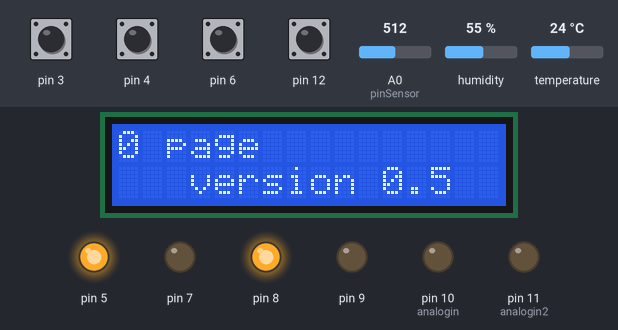
Recording of a sketch running on a simulated Arduino Uno, built with avr-gcc and run on an emulated ATmega328P. Shown: 16×2 character LCD, output pins drawn as LEDs (lit = HIGH). The test bench sets the inputs (shaded band); at power-on: pin 3, pin 4, pin 6, pin 12 HIGH, A0 (pinSensor) = 512, humidity 55 %, temperature 24 °C. What the sketch prints to the serial monitor is not drawn.

Above: at 1.2 s.
1.3 s: pin 3 pulled LOW for 1 s
At 3.3 s:
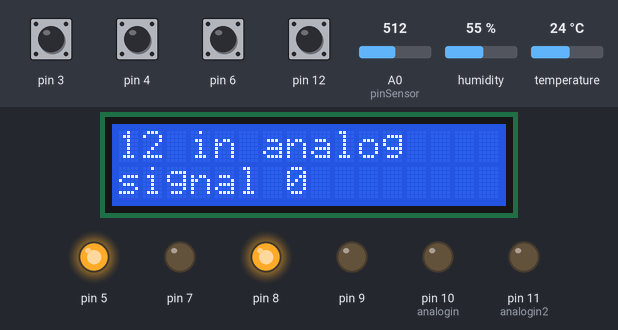
3.8 s: pin 12 pulled LOW for 0.15 s
At 4.8 s:
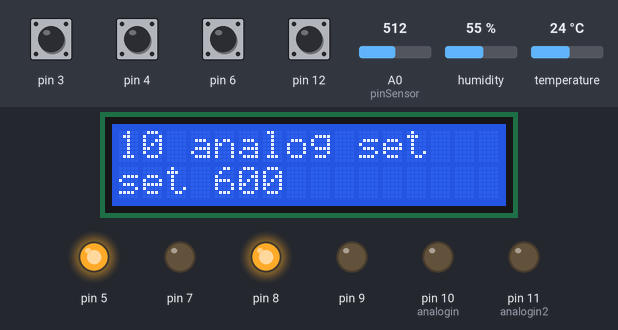
10.0 s: A0 (pinSensor) set to 0
16.1 s: pin 6 pulled LOW for 1 s
At 17.9 s:
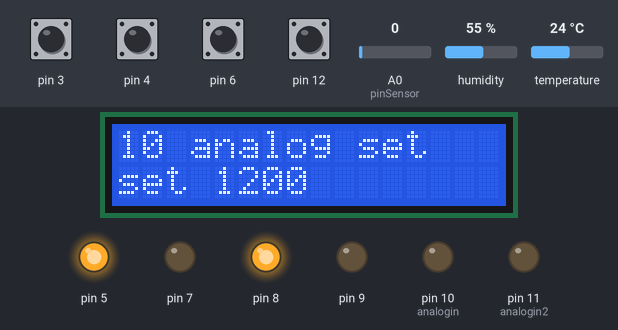
23.2 s: pin 12 pulled LOW for 1 s
At 23.33 s:
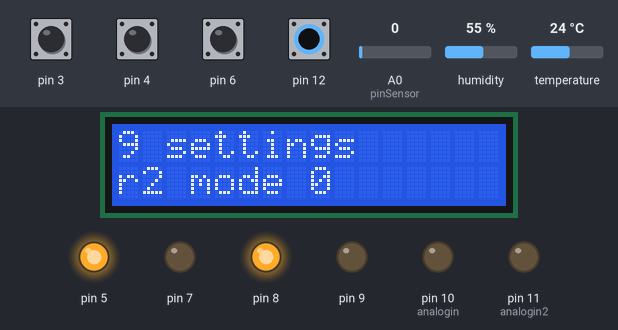
30.3 s: pin 3 pulled LOW for 1 s
At 31.11 s:
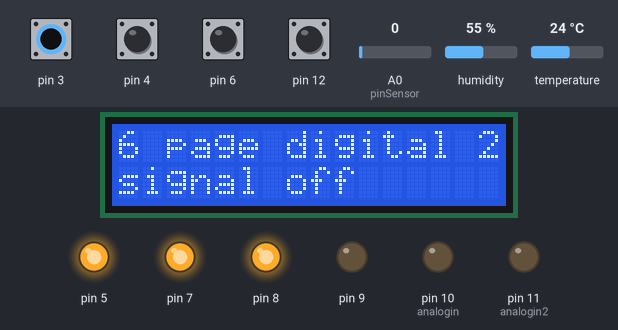
Timing chart, 0 to 33.3 s (numbered marks = the images above; inputs shaded):
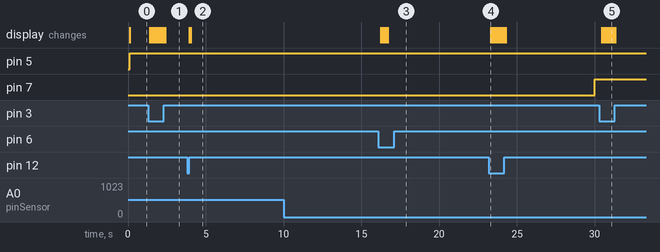

Measured:
- after the input at 1.3 s, the display: first changes after 0.11 s (image 1 shows a later state)
- after the input at 3.8 s, the display: first changes after 0.14 s (image 2 shows a later state)
- after the input at 10.0 s, every drawn part: stays the same
- after the input at 16.1 s, the display: first changes after 0.15 s (image 3 shows a later state)
- after the input at 23.2 s, the display: changes after 0.12 s (image 4)
- after the input at 30.3 s, the display: first changes after 0.16 s (image 5 shows a later state)

The sketch:

universal_groutent_program.ino
```cpp
const uint8_t  pinSensor   = A0;
const int analogin = 10;
const int analogin2 = 11;
#include <Wire.h>
#include <LiquidCrystal_I2C.h>
#include "DHT.h"
#define DHTPIN 2
#define DHTTYPE DHT11
DHT dht(DHTPIN, DHTTYPE);
int humidity;
int page;
//int mode [3] = {1, 2};
int minuters;
int hour;
int seconds;
int relay;
int relay2;
int set = 600;
int set2;
int light_mode = 0;
int r4 = 0;
int mater_mode = 0;
int anal;
int anal2;
unsigned long relay_timer;
unsigned long watr_timer;
// watering settings
int water_mode = 0;
int period = 30000;
int watering_time =  10000;
// analog sensor settings
int sensor_mode = 1;
int maximal = 1000;
// menu settings
int pages = 15 ;
LiquidCrystal_I2C LCD(0x27, 16, 2);
void setup() {
  dht.begin();
  Serial.begin(9600);
  pinMode(13, INPUT_PULLUP);
  pinMode(3, INPUT_PULLUP);
  pinMode(4, INPUT_PULLUP);
  pinMode(6, INPUT_PULLUP);
  pinMode(8, INPUT_PULLUP);
  pinMode(analogin, OUTPUT);
  pinMode(analogin2, OUTPUT);
  pinMode(12, INPUT_PULLUP);
  pinMode(15, INPUT_PULLUP);
  pinMode(7, OUTPUT);
  pinMode(5, OUTPUT);
  pinMode(9, OUTPUT);
  pinMode(8, OUTPUT);
}
void loop() {
  float h = dht.readHumidity();
    float t = dht.readTemperature();
  analogWrite(analogin, anal);
  analogWrite(analogin2, anal2);
  LCD.init();
  LCD.backlight();
  LCD.setCursor(0, 0);
  LCD.print(page);
  if (round(millis() / 10) % 2 == 0) {
    seconds++;
  }
  if (minuters == 60) {
    minuters = 0;
    hour ++;
  }
  if (hour == 24) {
    hour = 0;
  }
  if (seconds == 60) {
    seconds = 0;
    minuters++;
  }

  if ( page == 0 ) {
    LCD.setCursor(3, 1);
    LCD.print("version 0.5");
    LCD.setCursor(2, 0);
    LCD.print("page");
  }
  if ( page == 1 ) {
    LCD.setCursor(2, 0);
    LCD.print("page");
    LCD.setCursor(0, 1);
    LCD.print("time ");
    LCD.setCursor(7, 1);
    LCD.print(hour);
    LCD.print(".");
    LCD.print(minuters);
    LCD.print(".");
    LCD.print(seconds);
  }
  if ( page == 2 ) {
    LCD.setCursor(0, 1);
    LCD.print("signal");
    LCD.setCursor(2, 0);
    LCD.print("page analog");
    LCD.setCursor(9, 1);
    if (millis() > 1000) {
      if (sensor_mode == 1) {
        LCD.print( maximal - analogRead(pinSensor));
      }
      if (sensor_mode == 0) {
        LCD.print(  analogRead(pinSensor));
      }
      LCD.setCursor(12, 1);
    }
    if (!digitalRead(6) == 1) {
      sensor_mode = 1;

    }
    if (!digitalRead(8) == 1) {
      sensor_mode = 0;

    }
  }
  if ( page == 3 ) {
    LCD.setCursor(0, 1);
    LCD.print("signal");
    LCD.setCursor(2, 0);
    LCD.print("page digital 1 ");
  }
  if ( page == 4 ) {
    LCD.setCursor(0, 1);
    LCD.print("mode");
    if ( light_mode == 1)  {
      LCD.setCursor(9, 1);
      LCD.print("on");
    }
    if ( !light_mode == 1)  {
      LCD.setCursor(9, 1);
      LCD.print("off");
    }
    LCD.setCursor(2, 0);
    LCD.print("page reley 1");
    if (!digitalRead(6) == 1) {
      light_mode = 1;
      digitalWrite(9, HIGH);
    }
    if (!digitalRead(8) == 1) {
      light_mode = 0;
      digitalWrite(9, LOW);
    }
  }
  if ( page == 5 ) {
    LCD.setCursor(0, 1);
    LCD.print("mode");
    if (mater_mode == 1) {
      LCD.print(" on");
    }
    if (!mater_mode == 1) {
      LCD.print(" off");
    }
    LCD.setCursor(2, 0);
    LCD.print("page relay 2");


  }
  if ( page == 6 ) {
    LCD.setCursor(0, 1);
    LCD.print("signal ");
    if (digitalRead(4) == 1) {
      LCD.print("off");
    }
    if (!digitalRead(4) == 1) {
      LCD.print("on");
    }
    LCD.setCursor(2, 0);
    LCD.print("page digital 2");
  }
  if ( page == 7 ) {
    LCD.setCursor(0, 1);
    LCD.print("time ");
    LCD.print((millis() / 60000));
    LCD.setCursor(2, 0);
    LCD.print("page timer");
  }
  if ( page == 8 ) {
    LCD.setCursor(0, 1);
    LCD.print("mode ");
    LCD.print(relay2);
    if ( relay == 1)  {
      LCD.setCursor(9, 1);
      LCD.print("on");
    }
    if ( !relay == 1)  {
      LCD.setCursor(9, 1);
      LCD.print("off");
    }

    LCD.setCursor(2, 0);
    LCD.print("page reley 3");
    if (!digitalRead(6) == 1) {
      relay2 ++;
  //    digitalWrite(5, HIGH);
    }
    if (!digitalRead(8) == 1) {
      relay2 --;
 //     digitalWrite(5, LOW);
    }
    if(relay2 > 2){
      relay2 == 0;
    }
     if(relay2 < 0){
      relay2 == 2;
    }
  }
  if ( page == 9 ) {
    LCD.setCursor(0, 1);
    LCD.print("r2 mode ");
    LCD.print(water_mode );

    LCD.setCursor(2, 0);
    LCD.print("settings");
    if (!digitalRead(6) == 1) {
      water_mode ++;

    }
    if (!digitalRead(8) == 1) {
      water_mode --;

    }
    if (water_mode > 2) {
      water_mode = 0;
    }
    if (water_mode < 0) {
      water_mode = 2;
    }
  }
  if ( page == 10 ) {
    LCD.setCursor(0, 1);
    LCD.print("set ");
    LCD.print(set);
    LCD.setCursor(2, 0);
    LCD.print(" analog set ");
    if (!digitalRead(6) == 1) {
      set = set + 100;
    }
    if (!digitalRead(8) == 1) {
      set = set - 100;
    }
    if (set > 1200) {
      set = 1200;
    }

    if (set < 0) {
      set = 0;
    }


  }
  if ( page == 11 ) {
    LCD.setCursor(0, 1);
    LCD.print("mode");
    if ( r4 == 1)  {
      LCD.setCursor(9, 1);
      LCD.print("on");
    }
    if ( !r4 == 1)  {
      LCD.setCursor(9, 1);
      LCD.print("off");
    }
    LCD.setCursor(2, 0);
    LCD.print("page reley 4");
    if (!digitalRead(6) == 1) {
      r4 = 1;
      digitalWrite(13, HIGH);
    }
    if (!digitalRead(8) == 1) {
      r4 = 0;
      digitalWrite(13  , LOW);
    }
  }
  if ( page == 12 ) {
    LCD.setCursor(0, 1);
    LCD.print("signal ");
    LCD.print(anal);
    LCD.setCursor(2, 0);
    LCD.print(" in analog ");
    if (!digitalRead(6) == 1) {
      anal = anal + 5;
    }
    if (!digitalRead(8) == 1) {
      anal = anal - 5;
    }
  }
  if ( page == 13 ) {
    LCD.setCursor(0, 1);
    LCD.print("signal ");
    LCD.print(anal2);
    LCD.setCursor(2, 0);
    LCD.print(" in analog2 ");
    if (!digitalRead(6) == 1) {
      anal2 = anal2 + 5;
    }
    if (!digitalRead(8) == 1) {
      anal2 = anal2 - 5;
    }
  }
    if ( page == 14 ) {

    LCD.setCursor(0, 1);
    LCD.print("h");
    LCD.print(h);
    LCD.print("% t");
    LCD.print(t);
    LCD.print("C");
    LCD.setCursor(2, 0);
    LCD.print(" climate ");
    //     if (isnan(h) || isnan(t)) {
    // return;
    // }

  }
    if ( page == 15 ) {
    LCD.setCursor(0, 1);
    LCD.print("set2 ");
    LCD.print(set2);
    LCD.setCursor(2, 0);
    LCD.print(" analog set2 ");
    if (!digitalRead(6) == 1) {
      set2 = set2 + 100;
    }
    if (!digitalRead(8) == 1) {
      set2 = set2 - 100;
    }
    if (set2 > 1200) {
      set2 = 0;
    }

    if (set < 0) {
      set2 = 1200;
    }


  }


  if (!digitalRead(3) == 1) {
    page ++;
    if (page > pages) {
      page = 1;
    }
  }
  if (!digitalRead(12) == 1) {
    page --;
    if (page < 1) {
      page = pages;
    }
  }

  if (water_mode == 1 ) {
    if ( analogRead(pinSensor) > set) {
      digitalWrite(7, HIGH);
      mater_mode = 1;
    }
    if (analogRead(pinSensor) < set) {
      digitalWrite(7, LOW);
      mater_mode = 0;

    }
  }
  if (water_mode == 0) {
    if (millis() - relay_timer > period) {
      Serial.println("a");
      relay_timer = millis();
      digitalWrite(7, HIGH);
      mater_mode = 1;
    }
  }
  if (water_mode == 0) {
    if ( mater_mode == 1) {
      if (millis() - relay_timer > watering_time ) {
        watr_timer = millis();
        digitalWrite(7, LOW);
        mater_mode = 0;
      }
    }
  }
  if (water_mode == 2 ) {
    if (! digitalRead(4) == 1) {
      digitalWrite(7, HIGH);
      mater_mode = 1;
    }
    if (! digitalRead(4) == 0) {
      digitalWrite(7, LOW);
      mater_mode = 0;

    }
  }
   if (relay2 == 0 ) {
    if ( analogRead(pinSensor) > set2) {
      digitalWrite(5, HIGH);
      relay = 1;
    }
    if (analogRead(pinSensor) < set2) {
      digitalWrite(5, LOW);
      relay = 0;

    }
  }
    if (relay2 == 1 ) {
    if (! digitalRead(4) == 1) {
      digitalWrite(5, HIGH);
     relay = 1;
    }
    if (! digitalRead(4) == 0) {
      digitalWrite(5, LOW);
      relay  = 0;

    }
  }

}
```
